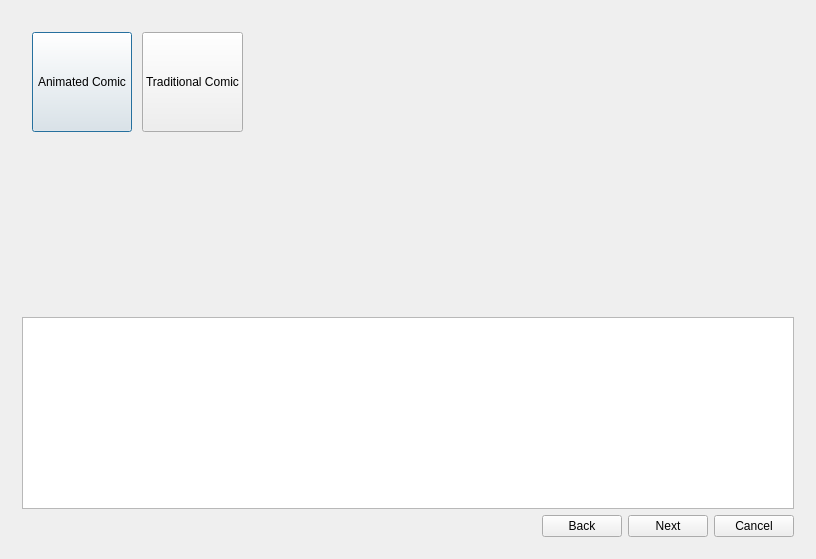
<?xml version="1.0" encoding="UTF-8"?>
<ui version="4.0">
 <class>NewProjectDialog</class>
 <widget class="QDialog" name="NewProjectDialog">
  <property name="geometry">
   <rect>
    <x>0</x>
    <y>0</y>
    <width>816</width>
    <height>559</height>
   </rect>
  </property>
  <property name="windowTitle">
   <string>NewProjectDialog</string>
  </property>
  <layout class="QVBoxLayout" name="verticalLayout">
   <item>
    <widget class="QStackedWidget" name="stackedWidget">
     <property name="currentIndex">
      <number>0</number>
     </property>
     <widget class="QWidget" name="page_3">
      <property name="enabled">
       <bool>true</bool>
      </property>
      <property name="sizePolicy">
       <sizepolicy hsizetype="Preferred" vsizetype="Expanding">
        <horstretch>0</horstretch>
        <verstretch>0</verstretch>
       </sizepolicy>
      </property>
      <layout class="QVBoxLayout" name="verticalLayout_2">
       <item>
        <layout class="QGridLayout" name="gridLayout" rowstretch="0,0" columnstretch="0,0,0">
         <property name="leftMargin">
          <number>10</number>
         </property>
         <property name="topMargin">
          <number>10</number>
         </property>
         <property name="spacing">
          <number>10</number>
         </property>
         <item row="0" column="0">
          <widget class="QPushButton" name="pushButton_4">
           <property name="sizePolicy">
            <sizepolicy hsizetype="Fixed" vsizetype="Fixed">
             <horstretch>2</horstretch>
             <verstretch>2</verstretch>
            </sizepolicy>
           </property>
           <property name="minimumSize">
            <size>
             <width>100</width>
             <height>100</height>
            </size>
           </property>
           <property name="autoFillBackground">
            <bool>false</bool>
           </property>
           <property name="text">
            <string>Animated Comic</string>
           </property>
           <property name="checkable">
            <bool>true</bool>
           </property>
           <property name="checked">
            <bool>false</bool>
           </property>
          </widget>
         </item>
         <item row="0" column="2">
          <widget class="QWidget" name="widget_2" native="true"/>
         </item>
         <item row="1" column="0">
          <widget class="QWidget" name="widget" native="true"/>
         </item>
         <item row="0" column="1">
          <widget class="QPushButton" name="pushButton_5">
           <property name="sizePolicy">
            <sizepolicy hsizetype="Fixed" vsizetype="Fixed">
             <horstretch>2</horstretch>
             <verstretch>2</verstretch>
            </sizepolicy>
           </property>
           <property name="minimumSize">
            <size>
             <width>100</width>
             <height>100</height>
            </size>
           </property>
           <property name="text">
            <string>Traditional Comic</string>
           </property>
           <property name="checkable">
            <bool>true</bool>
           </property>
          </widget>
         </item>
        </layout>
       </item>
       <item>
        <widget class="QTextBrowser" name="textBrowser">
         <property name="sizePolicy">
          <sizepolicy hsizetype="Expanding" vsizetype="Fixed">
           <horstretch>0</horstretch>
           <verstretch>0</verstretch>
          </sizepolicy>
         </property>
         <property name="minimumSize">
          <size>
           <width>0</width>
           <height>100</height>
          </size>
         </property>
        </widget>
       </item>
       <item>
        <layout class="QHBoxLayout" name="horizontalLayout"/>
       </item>
       <item>
        <layout class="QHBoxLayout" name="horizontalLayout_2">
         <item>
          <spacer name="horizontalSpacer">
           <property name="orientation">
            <enum>Qt::Horizontal</enum>
           </property>
           <property name="sizeHint" stdset="0">
            <size>
             <width>40</width>
             <height>20</height>
            </size>
           </property>
          </spacer>
         </item>
         <item>
          <widget class="QPushButton" name="pushButton_3">
           <property name="text">
            <string>Back</string>
           </property>
          </widget>
         </item>
         <item>
          <widget class="QPushButton" name="pushButton_2">
           <property name="text">
            <string>Next</string>
           </property>
          </widget>
         </item>
         <item>
          <widget class="QPushButton" name="pushButton">
           <property name="text">
            <string>Cancel</string>
           </property>
          </widget>
         </item>
        </layout>
       </item>
      </layout>
     </widget>
     <widget class="QWidget" name="page_4">
      <layout class="QGridLayout" name="gridLayout_3">
       <item row="0" column="0">
        <layout class="QGridLayout" name="gridLayout_2"/>
       </item>
      </layout>
     </widget>
    </widget>
   </item>
  </layout>
 </widget>
 <layoutdefault spacing="6" margin="11"/>
 <resources/>
 <connections/>
</ui>
